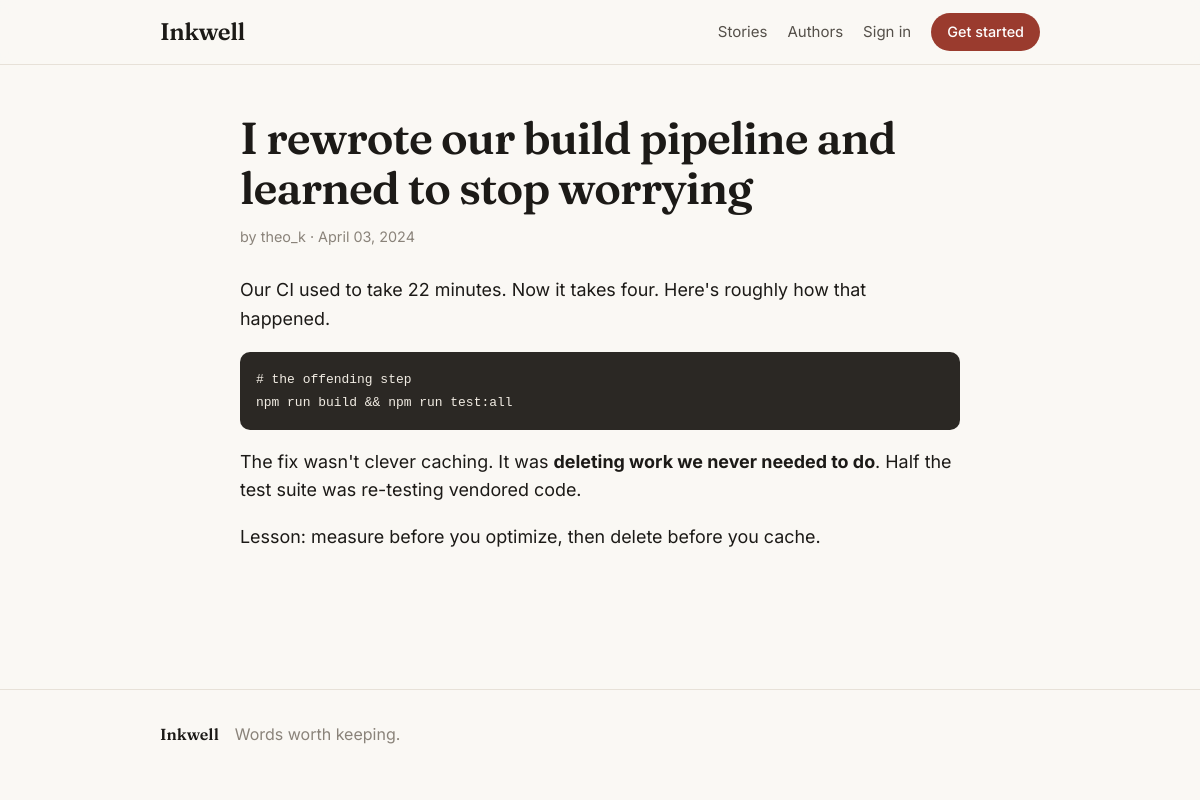
The page /posts/2 on the database its author committed.
### app/models.py (models this page shows)
class Post(Base):
    __tablename__ = "posts"
    id = Column(Integer, primary_key=True, autoincrement=True, index=True)
    author_id = Column(String, ForeignKey("users.id"), nullable=False)
    title = Column(String, nullable=False)
    content = Column(Text, nullable=False, default="")
    image_path = Column(String, nullable=True)
    visibility = Column(String, nullable=False, default="public")  # public | private
    created_at = Column(DateTime, default=datetime.utcnow)
    author = relationship("User", back_populates="posts")

class User(Base):
    __tablename__ = "users"
    id = Column(String, primary_key=True, default=gen_uuid)
    username = Column(String, unique=True, nullable=False, index=True)
    email = Column(String, unique=True, nullable=False, index=True)
    password = Column(String, nullable=False)
    role = Column(String, nullable=False, default="user")
    bio = Column(Text, nullable=True, default="")
    created_at = Column(DateTime, default=datetime.utcnow)
    posts = relationship("Post", back_populates="author", cascade="all, delete-orphan")

### app/main.py (the view)
@app.get("/posts/{post_id}", response_class=HTMLResponse)
def post_page(post_id: int, request: Request, db: Session = Depends(get_db), user=Depends(get_optional_user)):
    post = db.query(Post).filter(Post.id == post_id).first()
    if post is None:
        raise HTTPException(status_code=404, detail="Post not found")
    author = db.query(User).filter(User.id == post.author_id).first()
    return templates.TemplateResponse(
        "post_detail.html",
        {
            "request": request,
            "user": user,
            "post": post,
            "author": author,
            "content_html": render_md(post.content),
        },
    )

### app/templates/post_detail.html (shortened to what this page needs)
{% extends "base.html" %}
{% block content %}
<article class="article">
  <header class="article-head">
    <h1>{{ post.title }}</h1>
    <p class="meta">
      by {% if author %}{{ author.username }}{% else %}unknown{% endif %}
      · {{ post.created_at.strftime("%B %d, %Y") }}
    </p>
  </header>
  <div class="prose">
    {{ content_html|safe }}
  </div>
</article>
{% endblock %}

### app/static/css/style.css (style rules this page uses)
:root { --bg: #faf8f4; --surface: #ffffff; --ink: #1c1a17; --ink-soft: #55504a; --muted: #8a837a; --line: #e7e1d8; --accent: #9a3b2e; --accent-soft: #f3e4e0; --radius: 14px; --shadow: 0 1px 2px rgba(28, 26, 23, 0.04), 0 8px 24px rgba(28, 26, 23, 0.05); }
* { box-sizing: border-box; }
body { margin: 0; background: var(--bg); color: var(--ink); font-family: "Inter", system-ui, sans-serif; line-height: 1.6; -webkit-font-smoothing: antialiased; }
.meta { color: var(--muted); font-size: 0.9rem; margin: 0; }
.article { max-width: 720px; margin: 0 auto; }
.article-head { margin-bottom: 28px; }
.article-head h1 { font-family: "Fraunces", serif; font-size: clamp(2rem, 4vw, 2.8rem); font-weight: 600; letter-spacing: -0.02em; line-height: 1.12; margin: 0 0 12px; }
.prose { font-size: 1.12rem; color: var(--ink); }
.prose pre { background: #2b2824; color: #f2ede4; padding: 16px; border-radius: 10px; overflow-x: auto; font-size: 0.9rem; }
.prose code { font-family: ui-monospace, Menlo, monospace; font-size: 0.9em; }
.prose pre code { background: none; }

### rows shown on the page
Post: title "I rewrote our build pipeline and learned to stop worrying", created_at "April 03, 2024"
User: username "theo_k"
